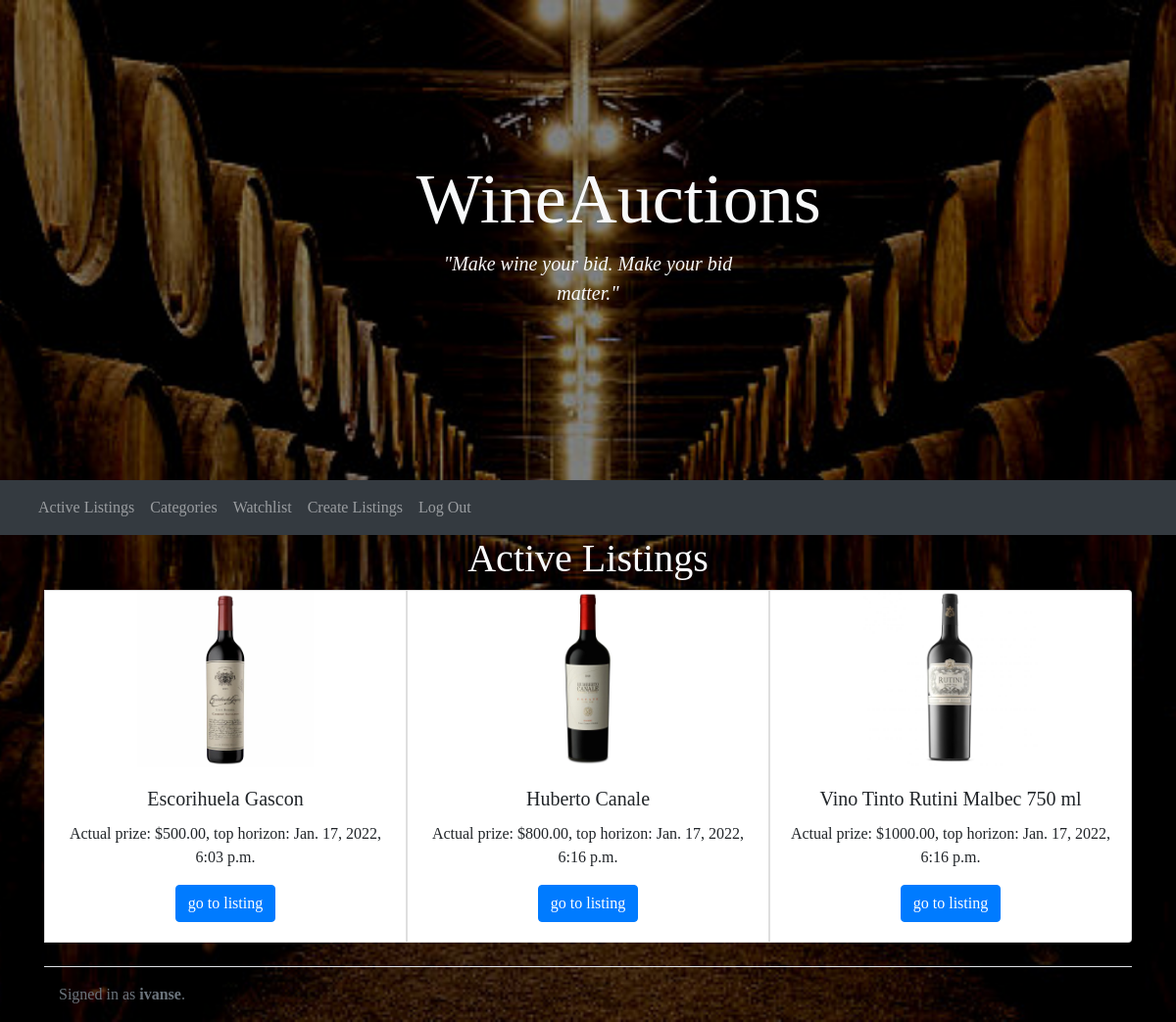
The app's page / (signed in) with its own data.
### auctions/models.py (models this page shows)
class listing(models.Model):
    item = models.CharField(max_length=255)
    description = models.CharField(max_length=255, blank=True)
    price = models.DecimalField(max_digits=10, decimal_places=2)
    category = models.CharField(max_length=67, choices=dicCategorie)
    tophorizon = models.DateTimeField(auto_now_add=True, blank=True)
    owner = models.ForeignKey(
        User, on_delete=models.CASCADE, related_name="owners")
    bid = models.ManyToManyField(bid, blank=True, related_name="bid")
    comments = models.ManyToManyField(
        comment, blank=True, related_name="comments")
    photo = models.ImageField(
        upload_to='static/media/', null=True, blank=True)
    closed = models.BooleanField(default=False)

class User(AbstractUser):
    pass

### auctions/views.py (the view)
# urls.py: path("", views.index, name="index"),
def index(request):
    return render(request, "auctions/index.html", {"listings": listing.objects.all()})

### auctions/templates/auctions/index.html (shortened to what this page needs)
{% extends "auctions/layout.html" %}
{% block body %}
{% if request.user.is_authenticated %}
<h1 class="text-light">Active Listings</h1>
<div class="container">
  <div class="card-group">
    {% for listing in listings %}
    {% if not listing.closed %}
    <div class="card" style="width: 18rem;">
      <img class="card-img-top" src="{{ listing.photo }}" alt="Card image cap">
      <div class="card-body">
        <h5 class="card-title">{{ listing.description }}</h5>
        <p class="card-text">Actual prize: ${{ listing.price }}, top horizon: {{ listing.tophorizon }}</p>
        <a href="{% url 'listing' listing.id %}" class="btn btn-primary">go to listing</a>
      </div>
    </div>
    {% endif %}
    {% endfor %}
  </div>
</div>
{% endif %}
{% endblock %}

### auctions/templates/auctions/layout.html (shortened to what this page needs)
{% load static %}
<!DOCTYPE html>
<html lang="en">
<head>
  <link rel="stylesheet" href="https://stackpath.bootstrapcdn.com/bootstrap/4.4.1/css/bootstrap.min.css"
>
  <link href="{% static 'auctions/styles.css' %}" rel="stylesheet">
</head>
<body>
  <div class="position-relative overflow-hidden p-3 p-md-5 m-md-3 text-center ">
    <div class="col-md-5 p-lg-5 mx-auto my-5">
      <h1 class="display-3 fw-normal text-light">WineAuctions </h1>
      <p class="lead fw-normal"><i class="fas fa-wine-bottle text-light">"Make wine your bid. Make your bid matter."</i>
      </p>
    </div>
  </div>
  <nav class="navbar navbar-expand-sm navbar-dark bg-dark" aria-label="Third navbar example">
    <div class="container-fluid">
      <div class="collapse navbar-collapse" id="navbarsExample03">
        <ul class="navbar-nav me-auto mb-2 mb-sm-0">
          <li class="nav-item">
            <a class="nav-link" href="{% url 'index' %}">Active Listings</a>
          </li>
          <li class="nav-item">
            <a class="nav-link" href="{% url 'categories' %}">Categories</a>
          </li>
          <li class="nav-item">
            <a class="nav-link" href="{% url 'watchlist' %}">Watchlist</a>
          </li>
          <li class="nav-item">
            <a class="nav-link" href="{% url 'create_listings' %}">Create Listings</a>
          </li>
          {% if user.is_authenticated %}
          <li class="nav-item">
            <a class="nav-link" href="{% url 'logout' %}">Log Out</a>
          </li>
          {% endif %}
        </ul>
      </div>
    </div>
  </nav>
  <div class="container-fluid justify-content-center">
    {% block body %}
    {% endblock %}
  </div>
  <div class="container">
    <footer class="d-flex flex-wrap justify-content-between align-items-center py-3 my-4 border-top">
      <div class="col-md-4 d-flex align-items-center">
        <span class="text-muted">{% if user.is_authenticated %}
          Signed in as <strong>{{ user.username }}</strong>.
          {% else %}
          Not signed in.
          {% endif %}</span>
      </div>
    </footer>
  </div>
</body>
</html>

### auctions/static/auctions/styles.css (style rules this page uses)
html,body { height: 100%; width: 100%; }

### auctions/templates/auctions/index.html (style rules this page uses)
.card-img-top { width: 100%; height: 15vw; object-fit: contain; }

### records on screen
listing: photo (picture), description "Escorihuela Gascon", price "500.00", tophorizon "Jan. 17, 2022, 6:03 p.m."
listing: photo (picture), description "Huberto Canale", price "800.00", tophorizon "Jan. 17, 2022, 6:16 p.m."
listing: photo (picture), description "Vino Tinto Rutini Malbec 750 ml", price "1000.00", tophorizon "Jan. 17, 2022, 6:16 p.m."
User: username "ivanse"
